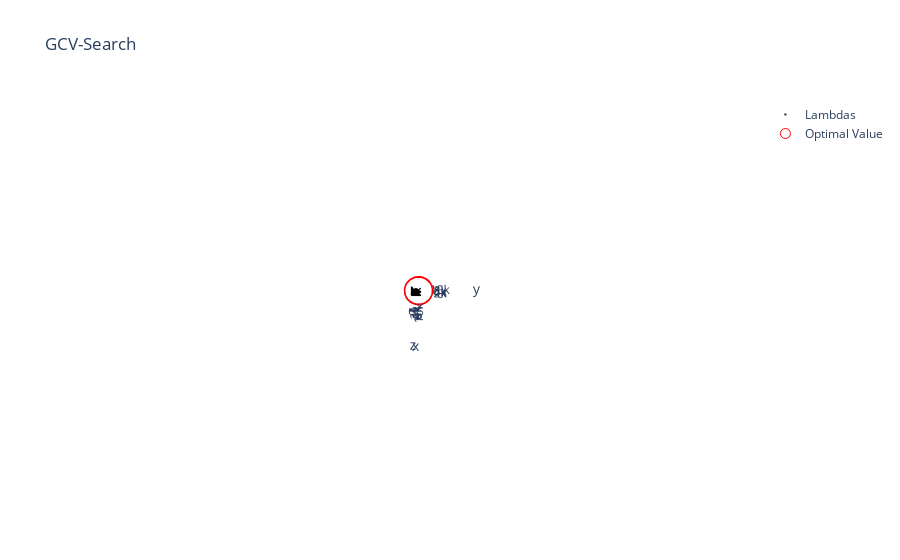

The code cell stored with this chart in its notebook:
### Code cell
calc_GCV_2d(data, z, nr_splines, nr_lam=1000,verbose=0)

### Figure 1 — Plotly figure (JSON) as saved in the notebook; plotly's stock layout.template omitted (floating-point values rounded to 4 significant figures; data arrays with more than 128 entries replaced by an {"elided": "..."} marker saying what was removed)
{"data": [{"marker": {"color": "black", "size": 2, "symbol": "x"}, "mode": "markers", "name": "Lambdas", "type": "scatter3d", "x": {"elided": "1000 float values"}, "y": {"elided": "1000 float values"}, "z": {"elided": "1000 float values"}}, {"marker": {"color": "red", "size": 10, "symbol": "circle-open"}, "mode": "markers", "name": "Optimal Value", "type": "scatter3d", "x": [9817.0], "y": [7044.0], "z": [1.141]}], "layout": {"autosize": true, "scene": {"aspectmode": "auto", "aspectratio": {"x": 1, "y": 1, "z": 1}, "camera": {"center": {"x": 0, "y": 0, "z": 0}, "eye": {"x": 0.2536, "y": -44.14, "z": 75.21}, "projection": {"type": "perspective"}, "up": {"x": 0, "y": 0, "z": 1}}}, "title": {"text": "GCV-Search"}, "xaxis": {"title": {"text": "Lambda 1"}, "type": "log"}, "yaxis": {"title": {"text": "Lambda 2"}, "type": "log"}}}
